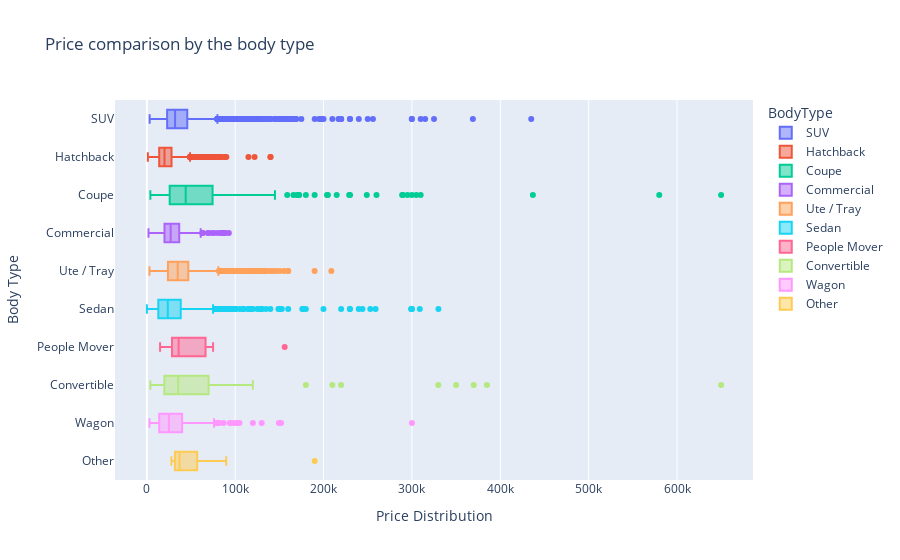

Notebook cell for this chart:
### Markdown cell above
* USED cars: Have the widest price range, many outliers, and a high maximum value (reaching over 600k).This suggests significant variability, some used cars are extremely expensive.

* DEMO cars: Prices are generally clustered around 100k, but a few high-end demo cars exist.Fewer outliers compared to used cars.

* NEW cars: Show a tighter, more compact distribution, implying more consistent pricing. Typically range from under 100k to about 150k.Also have a few outliers, but less spread than USED.

### Code cell
# Visualizing the body type aginst the price 

fig = px.box(df, x='Price', y='BodyType', color='BodyType', title='Price comparison by the body type')
fig.update_layout(
    xaxis_title='Price Distribution',
    yaxis_title='Body Type',
)
fig.update_traces(orientation='h')
fig.show()

### Figure 1 — Plotly figure (JSON) as saved in the notebook; plotly's stock layout.template omitted (floating-point values rounded to 4 significant figures; data arrays with more than 128 entries replaced by an {"elided": "..."} marker saying what was removed)
{"data": [{"alignmentgroup": "True", "hovertemplate": "BodyType=%{y}<br>Price=%{x}<extra></extra>", "legendgroup": "SUV", "marker": {"color": "#636efa"}, "name": "SUV", "notched": false, "offsetgroup": "SUV", "orientation": "h", "showlegend": true, "type": "box", "x": {"elided": "6380 float values"}, "x0": " ", "xaxis": "x", "y": {"elided": "6380 str values"}, "y0": " ", "yaxis": "y"}, {"alignmentgroup": "True", "hovertemplate": "BodyType=%{y}<br>Price=%{x}<extra></extra>", "legendgroup": "Hatchback", "marker": {"color": "#EF553B"}, "name": "Hatchback", "notched": false, "offsetgroup": "Hatchback", "orientation": "h", "showlegend": true, "type": "box", "x": {"elided": "2351 float values"}, "x0": " ", "xaxis": "x", "y": {"elided": "2351 str values"}, "y0": " ", "yaxis": "y"}, {"alignmentgroup": "True", "hovertemplate": "BodyType=%{y}<br>Price=%{x}<extra></extra>", "legendgroup": "Coupe", "marker": {"color": "#00cc96"}, "name": "Coupe", "notched": false, "offsetgroup": "Coupe", "orientation": "h", "showlegend": true, "type": "box", "x": {"elided": "252 float values"}, "x0": " ", "xaxis": "x", "y": {"elided": "252 str values"}, "y0": " ", "yaxis": "y"}, {"alignmentgroup": "True", "hovertemplate": "BodyType=%{y}<br>Price=%{x}<extra></extra>", "legendgroup": "Commercial", "marker": {"color": "#ab63fa"}, "name": "Commercial", "notched": false, "offsetgroup": "Commercial", "orientation": "h", "showlegend": true, "type": "box", "x": {"elided": "311 float values"}, "x0": " ", "xaxis": "x", "y": {"elided": "311 str values"}, "y0": " ", "yaxis": "y"}, {"alignmentgroup": "True", "hovertemplate": "BodyType=%{y}<br>Price=%{x}<extra></extra>", "legendgroup": "Ute / Tray", "marker": {"color": "#FFA15A"}, "name": "Ute / Tray", "notched": false, "offsetgroup": "Ute / Tray", "orientation": "h", "showlegend": true, "type": "box", "x": {"elided": "2123 float values"}, "x0": " ", "xaxis": "x", "y": {"elided": "2123 str values"}, "y0": " ", "yaxis": "y"}, {"alignmentgroup": "True", "hovertemplate": "BodyType=%{y}<br>Price=%{x}<extra></extra>", "legendgroup": "Sedan", "marker": {"color": "#19d3f3"}, "name": "Sedan", "notched": false, "offsetgroup": "Sedan", "orientation": "h", "showlegend": true, "type": "box", "x": {"elided": "1872 float values"}, "x0": " ", "xaxis": "x", "y": {"elided": "1872 str values"}, "y0": " ", "yaxis": "y"}, {"alignmentgroup": "True", "hovertemplate": "BodyType=%{y}<br>Price=%{x}<extra></extra>", "legendgroup": "People Mover", "marker": {"color": "#FF6692"}, "name": "People Mover", "notched": false, "offsetgroup": "People Mover", "orientation": "h", "showlegend": true, "type": "box", "x": [44900.0, 49890.0, 19910.0, 73950.0, 31990.0, 35990.0, 28000.0, 15000.0, 156000.0, 71990.0, 74990.0, 34990.0, 24990.0, 43990.0, 30000.0], "x0": " ", "xaxis": "x", "y": ["People Mover", "People Mover", "People Mover", "People Mover", "People Mover", "People Mover", "People Mover", "People Mover", "People Mover", "People Mover", "People Mover", "People Mover", "People Mover", "People Mover", "People Mover"], "y0": " ", "yaxis": "y"}, {"alignmentgroup": "True", "hovertemplate": "BodyType=%{y}<br>Price=%{x}<extra></extra>", "legendgroup": "Convertible", "marker": {"color": "#B6E880"}, "name": "Convertible", "notched": false, "offsetgroup": "Convertible", "orientation": "h", "showlegend": true, "type": "box", "x": [25000.0, 28990.0, 23000.0, 17990.0, 39880.0, 32800.0, 67990.0, 19950.0, 43000.0, 11490.0, 58000.0, 33500.0, 9420.0, 15990.0, 110000.0, 49990.0, 44990.0, 48990.0, 16990.0, 19990.0, 219900.0, 9999.0, 180000.0, 19990.0, 13990.0, 69990.0, 649900.0, 49990.0, 82890.0, 59990.0, 369900.0, 89990.0, 14990.0, 69950.0, 72990.0, 39990.0, 329900.0, 69990.0, 3999.0, 66990.0, 39990.0, 102900.0, 19390.0, 89990.0, 384900.0, 14990.0, 19990.0, 108000.0, 350000.0, 89990.0, 84800.0, 100000.0, 16950.0, 10990.0, 17790.0, 51990.0, 18990.0, 210000.0, 40000.0, 46990.0, 15990.0, 24890.0, 95990.0, 8800.0, 16990.0, 9999.0, 24000.0, 42800.0, 34890.0, 66990.0, 41990.0, 7788.0, 19990.0, 30000.0, 27250.0, 27980.0, 59990.0, 39990.0, 69900.0, 68990.0, 120000.0, 12990.0, 19000.0, 19990.0, 22990.0, 27990.0, 34890.0, 23000.0, 30000.0, 60000.0, 47950.0, 15000.0, 31890.0, 97500.0, 25990.0, 35490.0, 11990.0], "x0": " ", "xaxis": "x", "y": ["Convertible", "Convertible", "Convertible", "Convertible", "Convertible", "Convertible", "Convertible", "Convertible", "Convertible", "Convertible", "Convertible", "Convertible", "Convertible", "Convertible", "Convertible", "Convertible", "Convertible", "Convertible", "Convertible", "Convertible", "Convertible", "Convertible", "Convertible", "Convertible", "Convertible", "Convertible", "Convertible", "Convertible", "Convertible", "Convertible", "Convertible", "Convertible", "Convertible", "Convertible", "Convertible", "Convertible", "Convertible", "Convertible", "Convertible", "Convertible", "Convertible", "Convertible", "Convertible", "Convertible", "Convertible", "Convertible", "Convertible", "Convertible", "Convertible", "Convertible", "Convertible", "Convertible", "Convertible", "Convertible", "Convertible", "Convertible", "Convertible", "Convertible", "Convertible", "Convertible", "Convertible", "Convertible", "Convertible", "Convertible", "Convertible", "Convertible", "Convertible", "Convertible", "Convertible", "Convertible", "Convertible", "Convertible", "Convertible", "Convertible", "Convertible", "Convertible", "Convertible", "Convertible", "Convertible", "Convertible", "Convertible", "Convertible", "Convertible", "Convertible", "Convertible", "Convertible", "Convertible", "Convertible", "Convertible", "Convertible", "Convertible", "Convertible", "Convertible", "Convertible", "Convertible", "Convertible", "Convertible"], "y0": " ", "yaxis": "y"}, {"alignmentgroup": "True", "hovertemplate": "BodyType=%{y}<br>Price=%{x}<extra></extra>", "legendgroup": "Wagon", "marker": {"color": "#FF97FF"}, "name": "Wagon", "notched": false, "offsetgroup": "Wagon", "orientation": "h", "showlegend": true, "type": "box", "x": {"elided": "578 float values"}, "x0": " ", "xaxis": "x", "y": {"elided": "578 str values"}, "y0": " ", "yaxis": "y"}, {"alignmentgroup": "True", "hovertemplate": "BodyType=%{y}<br>Price=%{x}<extra></extra>", "legendgroup": "Other", "marker": {"color": "#FECB52"}, "name": "Other", "notched": false, "offsetgroup": "Other", "orientation": "h", "showlegend": true, "type": "box", "x": [41880.0, 190000.0, 32800.0, 31800.0, 35990.0, 56990.0, 30880.0, 89800.0, 37990.0, 27800.0], "x0": " ", "xaxis": "x", "y": ["Other", "Other", "Other", "Other", "Other", "Other", "Other", "Other", "Other", "Other"], "y0": " ", "yaxis": "y"}], "layout": {"boxmode": "overlay", "legend": {"title": {"text": "BodyType"}, "tracegroupgap": 0}, "title": {"text": "Price comparison by the body type"}, "xaxis": {"anchor": "y", "domain": [0, 1], "title": {"text": "Price Distribution"}}, "yaxis": {"anchor": "x", "categoryarray": ["Other", "Wagon", "Convertible", "People Mover", "Sedan", "Ute / Tray", "Commercial", "Coupe", "Hatchback", "SUV"], "categoryorder": "array", "domain": [0, 1], "title": {"text": "Body Type"}}}}
